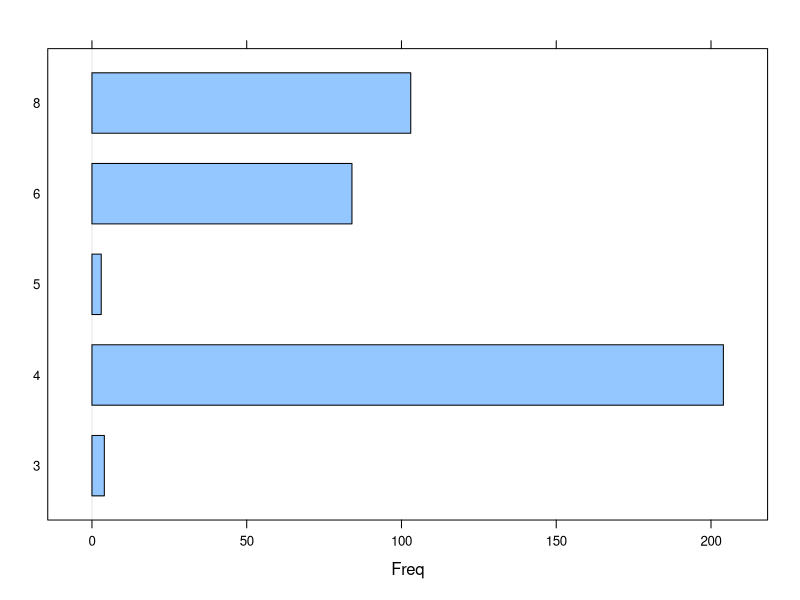
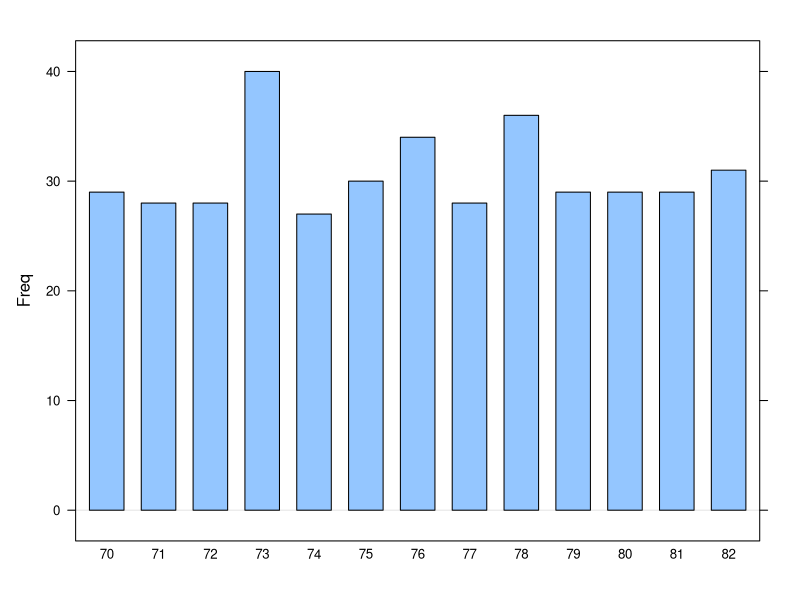
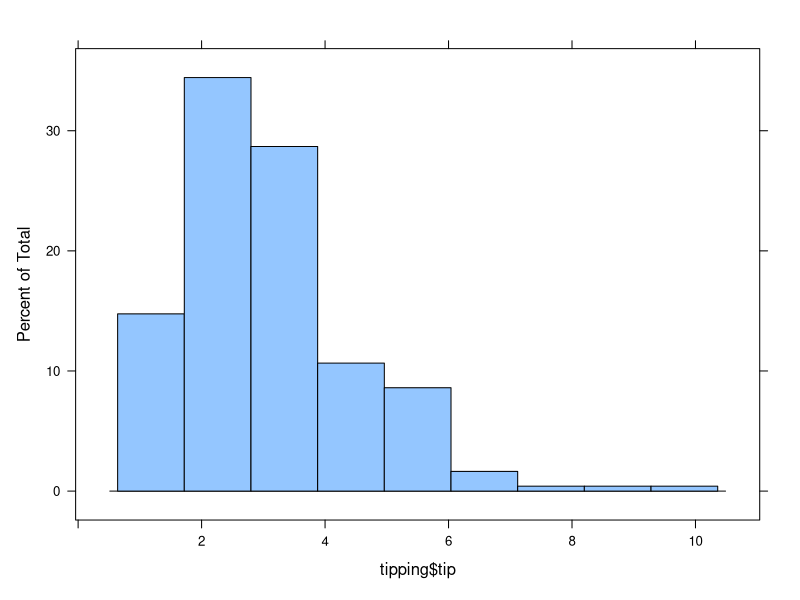
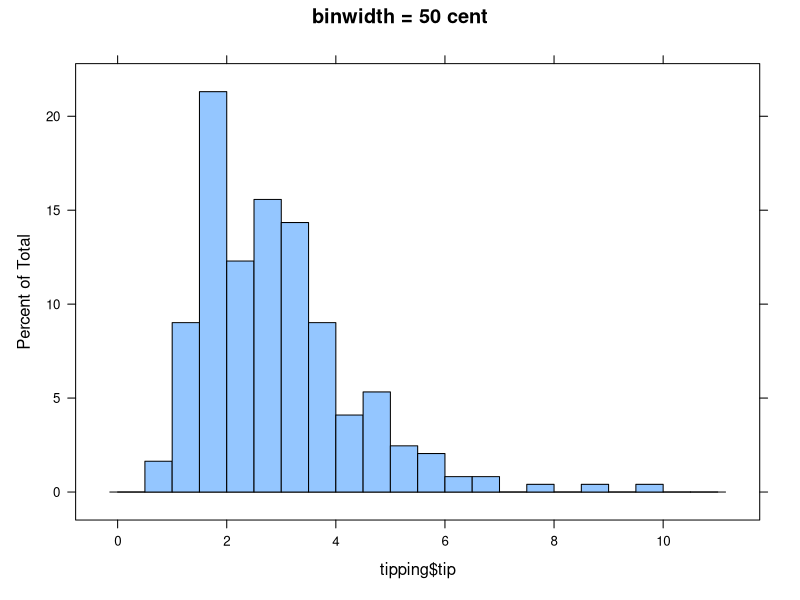
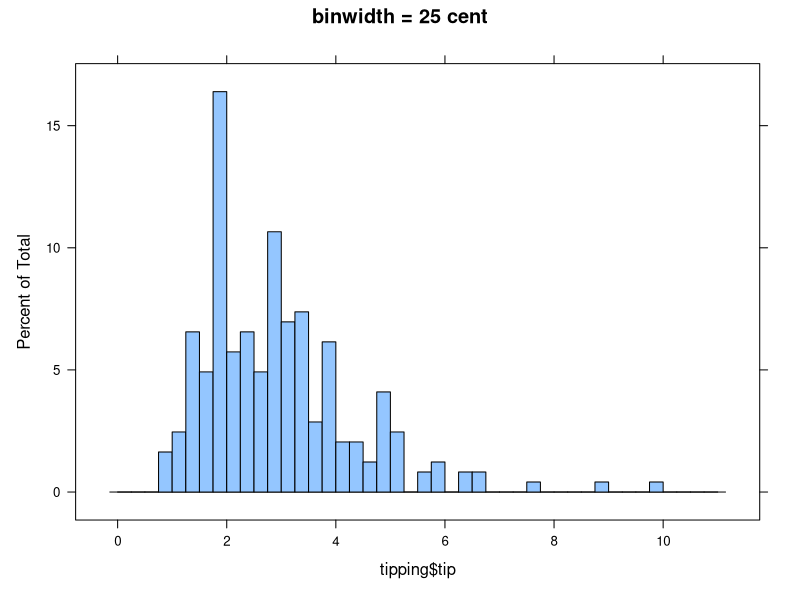
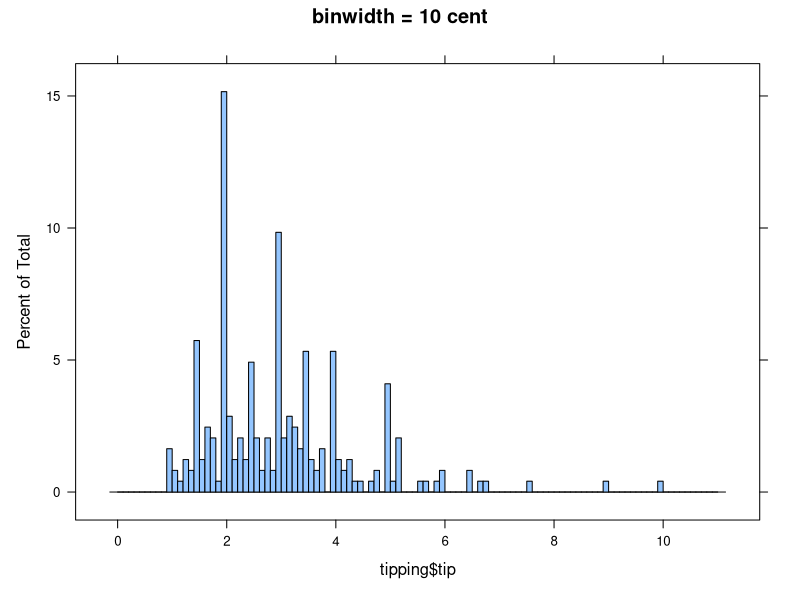
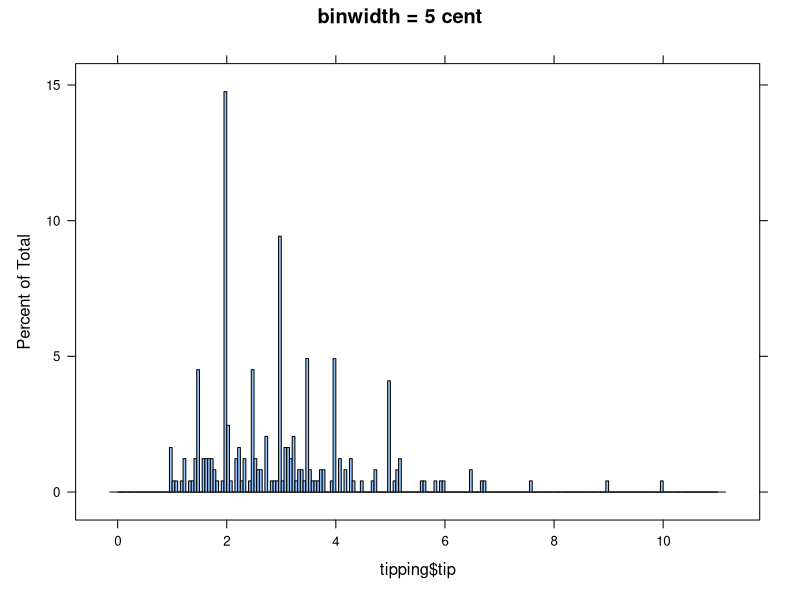
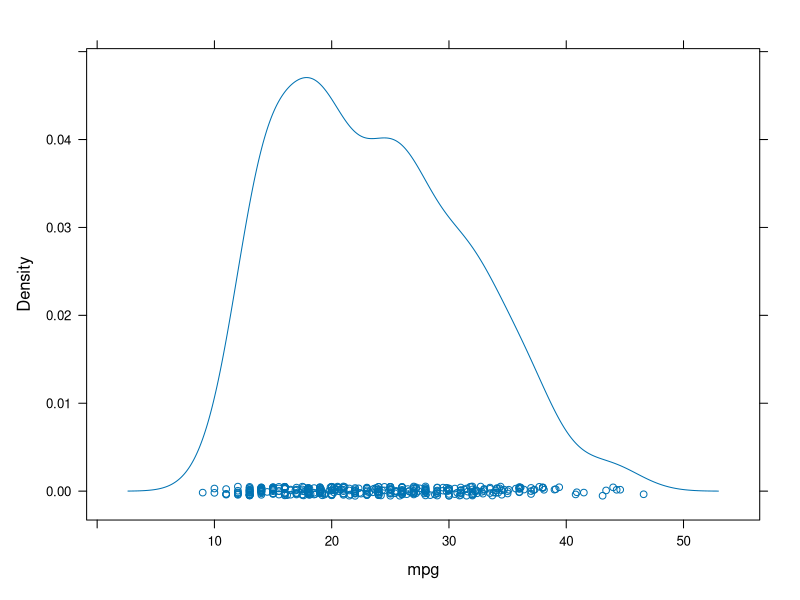

The R source for these figures, in order: (Note: this script raises an error after producing the figures.)
## ---- chunk 1
knitr::opts_chunk$set(echo = TRUE)
## ---- chunk 2
autompg <- read.csv("data/auto-mpg.csv", header = TRUE, na.string = ".")
dim(autompg)
head(autompg)
## ---- chunk 3
tipping <- read.csv("./data/tips.csv", header = TRUE)
tipping$tiprate <- tipping$tip/tipping$totbill*100
dim(tipping)
head(tipping)
## ---- chunk 4
library(lattice)
barchart(as.factor(autompg$cylinder))
## ---- chunk 5
barchart(as.factor(autompg$year), horizontal = FALSE)
## ---- chunk 6
histogram(tipping$tip)
## ---- chunk 7
histogram(tipping$tip, breaks = seq(0,11,0.5), main = "binwidth = 50 cent")
histogram(tipping$tip, breaks = seq(0,11,0.25), main = "binwidth = 25 cent")
## ---- chunk 8
histogram(tipping$tip, breaks = seq(0,11,0.1), main = "binwidth = 10 cent")
histogram(tipping$tip, breaks = seq(0,11,0.05), main = "binwidth = 5 cent")
## ---- chunk 9
densityplot(autompg$mpg, xlab="mpg")
## ---- chunk 10
xyplot(tip ~ totbill, pch = 16, data = tipping)
## ---- chunk 11
xyplot(tip ~ totbill | sex, pch = 16, data = tipping)
## ---- chunk 12
xyplot(tip ~ totbill | sex, group = smoker, pch = c(16, 1), data = tipping)
## ---- chunk 13
xyplot(tip ~ totbill | sex + smoker, 
  data = tipping,
  panel = function(x, y){
   panel.grid(h = -1, v = 2)
   panel.xyplot(x,y,pch=16)
   panel.lmline(x,y)
  })
## ---- chunk 14
bwplot(cylinder ~ mpg, data = autompg)
bwplot(cylinder ~ mpg, data = autompg, horizontal = FALSE)
## ---- chunk 15
dotplot(as.factor(cylinder)~mpg, data = autompg)
## ---- chunk 16
library(vcd)
mosaic( ~ sex + size, data =tipping)
mosaic( ~ size + sex, data =tipping)
## ---- chunk 17
cotabplot( ~ size + sex | smoker, data = tipping, panel = cotab_mosaic)
## ---- chunk 18
splom(~autompg[,c(1,3:6)], data = autompg)
## ---- chunk 19
splom(~autompg[c(1,3:6)], groups = cylinder , data = autompg,
  col = c("red", "orange", "blue", "green", "grey50"),
  pch = c(16,2,15,3,1), cex = 0.7, 
  key = list(title = "Various cylinders in autompg",
     columns = 5,
     points = list(pch = c(16, 2, 15, 3, 1),
        col = c("red", "orange", "blue", "green","grey50")),
     text = list(c("3","4","5","6","8"))))
## ---- chunk 20
parallelplot(~ autompg[,c(1,3:6)], data = autompg, horizontal = FALSE)
## ---- chunk 21
parallelplot(~ autompg[,c(1,3:6)] | as.factor(cylinder), data = autompg, horizontal = FALSE)
## ---- chunk 22
cloud(mpg~horsepower*displacement, data = autompg, 
  screen = list(x=-80, y=70))
## ---- chunk 23
abalone <- read.csv("data/abalone.csv", header = TRUE)
dim(abalone)
head(abalone)
## ---- chunk 24
Pconsump <- read.csv("data/power_consumption.csv")
dim(Pconsump)
head(Pconsump)
## ---- chunk 25
library(ggplot2)
qplot(length, wholeW, data = abalone)
## ---- chunk 26
qplot(length, wholeW, data = abalone, colour = sex, shape = sex)
## ---- chunk 27
qplot(length, wholeW, data = abalone, alpha=I(1/10))
## ---- chunk 28
qplot(sex, wholeW, data = abalone, geom = "boxplot")
## ---- chunk 29
qplot(factor(rings), wholeW, data = abalone, geom = "boxplot")
## ---- chunk 30
qplot(sex, wholeW, data = abalone, geom = "jitter")
## ---- chunk 31
qplot(sex, wholeW, data = abalone, geom = "jitter", alpha = I(1/3))
## ---- chunk 32
qplot(wholeW, data = abalone, geom = "histogram", binwidth = 0.05, fill = sex)
## ---- chunk 33
qplot(wholeW, data = abalone, geom = "histogram", binwidth = 0.05, facets = .~sex)
## ---- chunk 34
class(Pconsump$Date) 
class(Pconsump$Time) 
Pconsump$newDate <- as.POSIXlt(Pconsump$Date,format="%d/%m/%Y")
Pconsump$newTime <- as.POSIXlt(Pconsump$Time,format="%H:%M:%S")
Pconsump$year <- format(Pconsump$newDate,"%Y")
## ---- chunk 35
Pconsump.2006.12.17 <- Pconsump[Pconsump$Date == "17/12/2006",]
qplot(newTime, X3, data = Pconsump.2006.12.17, geom = "line")

## ---- chunk 36
Pconsump.12.17<- Pconsump[(Pconsump$Date == "17/12/2006" |Pconsump$Date == "17/12/2007"), ]
qplot(newTime, X3, data = Pconsump.12.17, color = year, geom = "line", linetype = year)
## ---- chunk 37
qplot(newTime, X3, data = Pconsump, facets = Date~., geom = "line")
## ---- chunk 38
plot.basic <- ggplot(tipping, aes(x = totbill,
         y = tip,
         color = sex,
         shape = sex,
         size = tiprate))
## ---- chunk 39
# plot.basic + layer(geom = "point")
# Error: Attempted to create layer with no stat.
plot.basic + geom_point()
## ---- chunk 40
plot.basic + geom_point() + geom_smooth(aes(group = sex))
## ---- chunk 41
plot.stat <- ggplot(abalone, aes(x=rings,y=log(wholeW)))
plot.stat + geom_point(shape=1) + 
 stat_summary(size=3, shape=15, color="red",
        fun.y="mean", geom = "point")
## ---- chunk 42
plot.stat + stat_summary(fun.data = "mean_cl_normal", geom="errorbar")
## ---- chunk 43
q1 <- function(x) quantile(x, p=0.25)
q3 <- function(x) quantile(x, p=0.75)

plot.stat + 
 stat_summary(aes(color="Q1",shape="Q1"), fun.y=q1,geom="point") +
 stat_summary(aes(color="median ",shape="median "), fun.y=median,geom="point") +
 stat_summary(aes(color="Q3",shape="Q3"), fun.y=q3,geom="point") +
 stat_summary(aes(color="min ",shape="min "), fun.y=min,geom="point") +
 stat_summary(aes(color="max",shape="max"), fun.y=max,geom="point") +
 scale_color_hue("Quartile ")+scale_shape("Quartile")
## ---- chunk 44
plot.1D <- ggplot(tipping, aes(x=tip))
plot.1D + geom_histogram() + ggtitle("geom histogram")
plot.1D + stat_bin(geom = "area") + ggtitle("stat_bin, geom_area")
## ---- chunk 45
plot.1D + stat_bin(geom = "point") + ggtitle("stat_bin, geom_point")
plot.1D + stat_bin(geom = "line") + ggtitle("stat_bin, geom_line")
## ---- chunk 46
plot.pos <- ggplot(tipping,aes(x = day, fill = sex, shape = sex)) 
plot.pos + geom_bar(position = "stack") + ggtitle("stack") + theme(legend.position="none")
plot.pos+ geom_bar(position = "dodge") + ggtitle("dodge") + theme(legend.position="none ")

## ---- chunk 47
plot.pos + geom_bar(position  = "fill") + ggtitle("fill") + theme(legend.position="none ")
plot.pos + geom_point(aes(y=totbill,color=sex,shape=sex),position="jitter") + ggtitle("jitter") + theme(legend.position="none  ")

## ---- chunk 48
plot.pos <- ggplot(tipping,aes(x   = day  , fill = sex, shape = sex))
plot.pos + geom_bar(position  = "identity") + ggtitle("identity") + theme(legend.position="none ")
plot.pos + geom_bar(position  = "identity", alpha  = I(0.5)) + ggtitle("identity with alpha") + theme(legend.position="none ")

## ---- chunk 49
plot.scale1  <- ggplot(tipping,  aes(x=totbill,  y = tip, color = sex, shape = sex, size  = size)) + geom_point()
plot.scale1  + scale_color_hue("Gender", labels = c("Female", "Male"))

## ---- chunk 50
 plot.scale1 + scale_color_brewer(palette="Set1")
## ---- chunk 51
plot.scale2  <- ggplot(tipping,aes(x=totbill,y=tip)) + geom_point()
plot.scale2  + scale_x_continuous(breaks=c(20,40)) + scale_y_continuous(breaks=1:10)
## ---- chunk 52
#plot.scale2 + coord_trans(xtrans="log10",ytrans="sqrt")
# Error: `xtrans` arguments is deprecated; please use `x` instead.
plot.scale2 + coord_trans(x="log10",y="sqrt")
## ---- chunk 53
plot.facet <- ggplot(tipping,aes(x = totbill, y = tip)) + geom_point()
plot.facet +  facet_grid(sex ~ smoker , margins  = TRUE)
## ---- chunk 54
plot.facet + facet_wrap(~ size, ncol = 6)
## ---- chunk 55
tipping$tipgroup1 <-  cut_interval(tipping$tiprate,n=3)
tipping$tipgroup2 <-  cut_number(tipping$tiprate,n=3)
plot.newfacet <- ggplot(tipping,aes(x=totbill,y=tip)) + geom_point()
plot.newfacet + facet_wrap(~tipgroup1)
plot.newfacet + facet_wrap(~tipgroup2)
## ---- chunk 56
plot.theme <- ggplot(tipping, aes(x = totbill, y = tip))
plot.theme + geom_point() + xlab("Total Bill") + ylab("Tip") + ggtitle("Total Bill and Tip")

## ---- chunk 57
plot.theme + geom_point() + xlab("Total Bill") + ylab("Tip") + ggtitle("Total Bill and Tip") + theme(plot.title = element_text(color = " red", face = "bold", hjust = 0))

## ---- chunk 58
last_plot()+theme_bw()+ theme(panel.grid.major=element_blank(),
                              panel.grid.minor=element_blank(),
                              panel.border=element_blank(),
                              axis.line  = element_line())
## ---- chunk 59
plot.theme  +
    geom_point(aes(color = sex, shape = sex))  +
    theme(legend.position = "none ")

## ---- chunk 60
lm.result <- lm(tip~totbill,data = tipping)
ab <- round(coef(lm.result),2)
ggplot(tipping,aes(x=totbill,y=tip))+
          geom_point()+
          geom_smooth(method="lm")+
          geom_text(data  = NULL,x=10,y=8.5,
            label=paste("y =",ab[1],"+",ab[2],"x"), hjust=0)  +
          ggtitle(expression(paste(hat(beta)[0],"+",hat(beta)[1],"x")))

## ---- chunk 61
ggsave("sample-plot.png")

